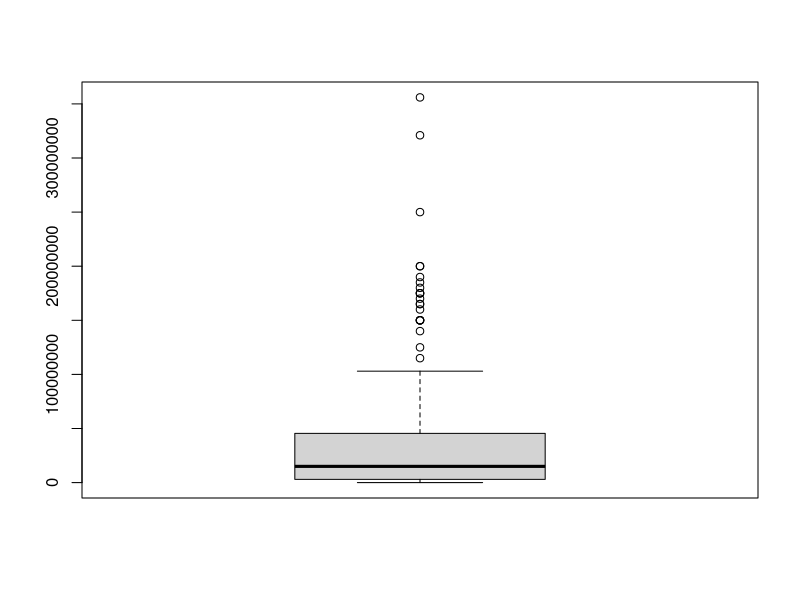
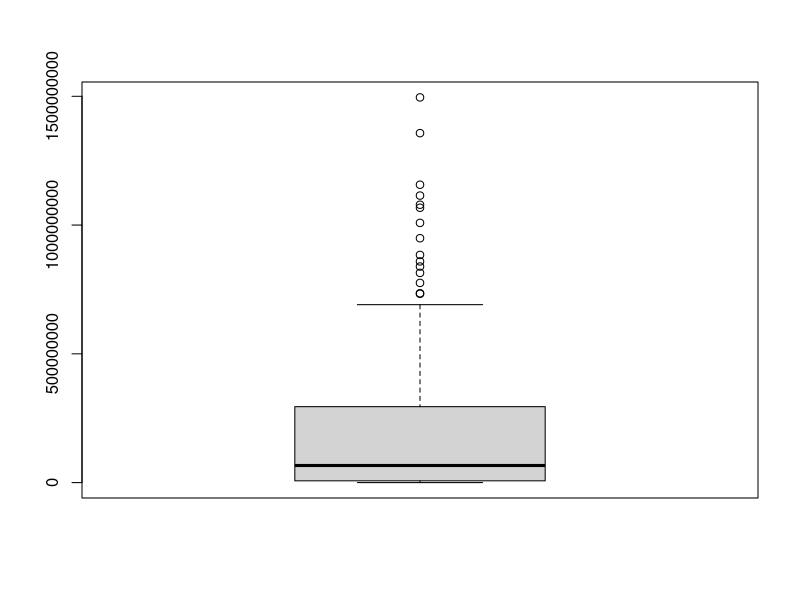
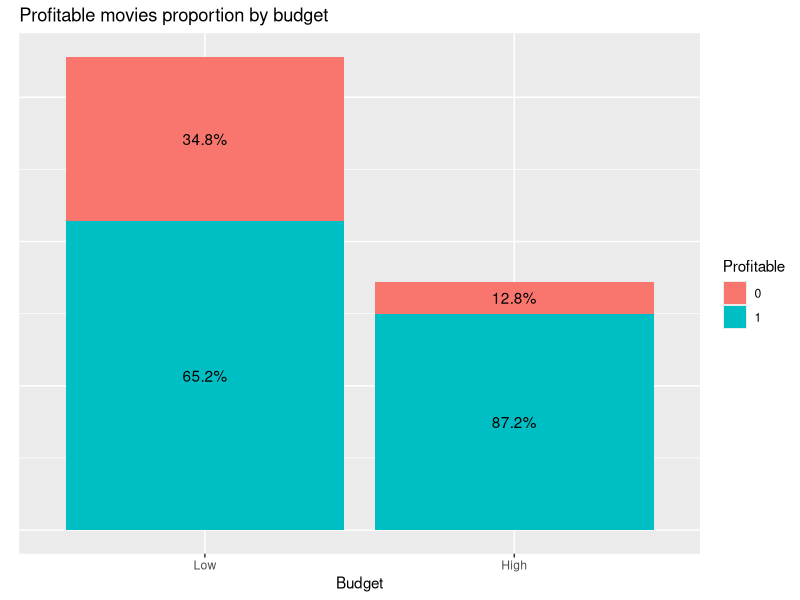
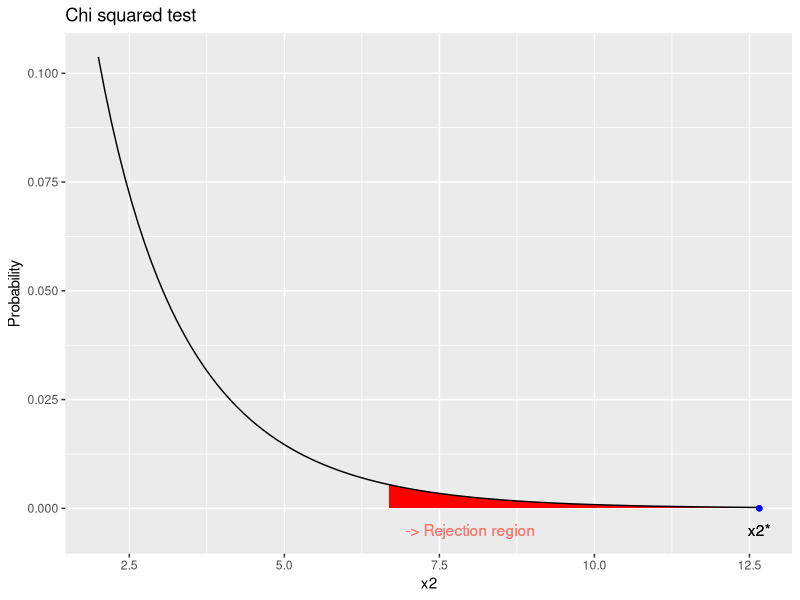

Here is the R script that generated these plots, in order:
## ---- chunk 1
knitr::opts_chunk$set(echo = TRUE,
                      message = FALSE,
                      warning = FALSE)
options(scipen = 999)
## ---- chunk 2
# Es carreguen les llibreries requerides
  if (!require(stringr)) {
    install.packages('stringr')
  }
  library(stringr)

  if (!require(VIM)) {
    install.packages('VIM')
  }
  library(VIM)

  if (!require(ggplot2)) {
    install.packages('ggplot2')
  }
  library(ggplot2)

  if (!require(ggstats)) {
    install.packages('ggstats')
  }
  library(ggstats)

  if (!require(gridExtra)) {
    install.packages('gridExtra')
  }
  library(gridExtra)
## ---- chunk 3
# Eliminació de patrons
  top250movies.remove <- function(column,
                                  pattern){
    input <- top250movies[[column]]
    result <- str_remove_all(string = input,
                             pattern = pattern)
    return(result)
  }

# Conversió del temps
  top250movies.time_conversion <- function(column){
    input <- top250movies[[column]]
    time <- c()
    for (i in 1:length(input)) {
      value <- str_split(string = input[i],
                         pattern = ' ')[[1]]
      hours <- 0
      minutes <- 0
      if (is.na(value[2])) {
        if (grepl(pattern = 'h',
                  x = value[1])) {
          hours <- as.numeric(str_remove_all(string = value[1],
                                             pattern = '[a-z]'))
          } else {
            minutes <- as.numeric(str_remove_all(string = value[1],
                                                 pattern = '[a-z]'))
            }
        } else {
          hours <- as.numeric(str_remove_all(string = value[1],
                                             pattern = '[a-z]'))
          minutes <- as.numeric(str_remove_all(string = value[2],
                                             pattern = '[a-z]'))
          }
      time[i] <- hours*60 + minutes
      }
    return(time)
    }

# Conversió d'unitats
  top250movies.units_conversion <- function(column){
    input <- top250movies[[column]]
    units <- c()
    for(i in 1:length(input)){
      ifelse(test = grepl(pattern = 'K',
                          x = input[i]),
             yes = units[i] <- paste(str_remove_all(string = input[i],
                                                    pattern = '[^0-9]'),
                                     '000',
                                     sep = ''),
             no = ifelse(test = grepl(pattern = '\\.',
                                      x = input[i]),
                         yes = units[i] <- paste(str_remove_all(string = input[i],
                                                                pattern = '[^0-9]'),
                                                 '00000',
                                                 sep = ''),
                         no = units[i] <- paste(str_remove_all(string = input[i],
                                                               pattern = '[^0-9]'),
                                                '000000',
                                                sep = '')))
    }
    return(units)
  }

# Conversió d'unitats monetàries
  top250movies.dollar_conversion <- function(column,
                                             policy){
    input <- top250movies[[column]]
    conversion <- c()
    for (i in 1:length(input)) {
      ifelse(test = is.na(input[i]),
             yes = conversion[i] <- NA,
             no = conversion[i] <- subset(get(policy),
                                          subset = Local == str_replace_all(string = input[i],
                                                                            pattern = '[0-9]',
                                                                            replacement = ''),
                                          select = Dolar,
                                          drop = TRUE) *
               as.numeric(str_replace_all(string = input[i],
                                          pattern = '[^0-9]',
                                          replacement = '')))
      }
    return(conversion)
    }

# Càlcul de la proporció de valors perduts
  top250movies.na_prop <- function(column){
    input <- top250movies[[column]]
    result <- cat(column,
               ': ',
               round(x = sum(is.na(input))/length(input),
                     digits = 3)*100,
               '%',
               '\n',
               sep = '')
    return(result)
  }
  
# Detecció de patrons
  top250movies.detect <- function(column,
                                  pattern){
    input <- top250movies[[column]]
    result <- as.numeric(grepl(pattern = pattern,
                               x = input))
    return(result)
  }

# Valoració en termes de rendibilitat
  top250movies.is_profitable <- function(minimum_criteria){
    budget <- top250movies[['Budget']]
    collection <- top250movies[['Collection']]
    value <- collection - minimum_criteria * budget > 0
    result <- as.numeric(value)
    return(result)
  }
  
# Normalització
  top250movies.scale <- function(column){
    input <- top250movies[[column]]
    result <- (input - mean(input))/sd(input)
    return(result)
  }
  
# Visualització
  top250movies.plot <- function(column){
    if ((class(top250movies[[column]]) != 'factor') &
        (str_detect(string = column,
                    pattern = 'norm',
                    negate = TRUE))) {
      p <-
        ggplot(data = NULL,
               aes(y = top250movies[[column]])) +
        stat_boxplot(geom = 'errorbar',
                     width = 0.15) +
        stat_boxplot() +
        theme(axis.ticks.x = element_blank(),
              axis.text.x = element_blank()) +
        labs(y = column)
    }
    
    if (class(top250movies[[column]]) == 'factor') {
      p <- 
        ggplot(data = NULL,
               aes(x = top250movies[[column]])) +
        stat_count(geom = 'bar',
                   position = 'stack',
                   fill = 'white',
                   color = 'black') +
        geom_text(stat = 'prop',
                  position = position_stack(vjust = 0.5)) +
        theme(axis.ticks.y = element_blank(),
              axis.text.y = element_blank()) +
        labs(x = column,
             y = element_blank())
      }
    return(p)
  }
## ---- chunk 4
# S'importa la data
  top250movies <- read.csv('dataset/top250movies.csv')
  
  cat('top250movies',
      '\n\trows:',
      nrow(top250movies),
      '\n\tcolumns:',
      ncol(top250movies))

# Es visualitzen els primers 3 registres de top250movies
  head(top250movies,
       n = 3)
  
# S'observa la dada per a cada atribut de top250movies
  summary(top250movies)
## ---- chunk 5
names <- colnames(top250movies)
exclude <- c('Title',
             'Classification',
             'Director')
selection <- names[!(names %in% exclude)]

top250movies <- subset(x = top250movies,
                       select = selection)
## ---- chunk 6
# Budget
  top250movies$Budget <- top250movies.remove(column = 'Budget',
                                             pattern = '\\(estimated\\)|,|\\s')

# Collection
  top250movies$Collection <- top250movies.remove(column = 'Collection',
                                                 pattern = '[^0-9]')
## ---- chunk 7
# Duration
  top250movies$Duration <- top250movies.time_conversion(column = 'Duration')

# Review
  top250movies$Review <- top250movies.units_conversion(column = 'Review')
  
# Budget
  # Es defineix la política de conversió
  Monetary_policy <- data.frame('Local' = c('R$',
                                            'FRF',
                                            'DKK',
                                            'DEM',
                                            'A$',
                                            '₹',
                                            '€',
                                            '₩',
                                            '¥',
                                            '£',
                                            '$'),
                                'Dolar' = c(0.055,
                                            0.164261,
                                            0.14,
                                            0.0018,
                                            0.66,
                                            0.012,
                                            1.08,
                                            0.00073,
                                            0.0064,
                                            1.26,
                                            1))
  
  top250movies$Budget <- top250movies.dollar_conversion(column = 'Budget',
                                                        policy = 'Monetary_policy')
## ---- chunk 8
for (column in colnames(top250movies)) {
  
  # Variables de tipus integer
    if (column %in% c('Year',
                      'Duration',
                      'Review',
                      'Budget',
                      'Collection')) {
      top250movies[[column]] <- as.integer(top250movies[[column]])
    }
  
  # Variables de tipus numeric
    if (column == 'Rating') {
      top250movies[[column]] <- as.numeric(top250movies[[column]])
    }
  
}
## ---- chunk 9
# Valors extrems
  for (column in colnames(top250movies)) {
    if (column %in% c('Budget',
                      'Collection')) {
      outlier <- boxplot(top250movies[[column]])$out
      top250movies[[column]][top250movies[[column]] %in% outlier] <- NA
      }
    }
## ---- chunk 10
# Proporció de dades perdudes
  for (column in colnames(top250movies)) {
    top250movies.na_prop(column = column)
  }
## ---- chunk 11
# Imputació per k-NN
  for (column in colnames(top250movies)) {
    if (anyNA(top250movies[[column]])) {
      top250movies <- kNN(data = top250movies,
                          variable = column,
                          metric = 'grower',
                          imp_var = FALSE)
    }
  }
## ---- chunk 12
# Genre
  genre_list <- unique(str_trim(unlist(strsplit(top250movies$Genre,
                                               split = ','))))
  genre_list <- genre_list[!is.na(genre_list)]
  
  for (genre in genre_list) {
    top250movies[[genre]] <- as.factor(top250movies.detect(column = 'Genre',
                                                           pattern = genre))
  }
  
  top250movies <- subset(x = top250movies,
                         select = -Genre)
## ---- chunk 13
# Beneficis per pel·lícula
  top250movies$Net_income <- top250movies$Collection - top250movies$Budget

# Es comprova si la pel·lícula és rendible només si Collection és el doble que Budget
  top250movies$Profitable <- as.factor(top250movies.is_profitable(minimum_criteria = 2))
## ---- chunk 14
# Es normalitzen els atributs numèrics
  for (column in colnames(top250movies)) {
    if ((class(top250movies[[column]]) %in% c('numeric',
                                              'integer')) &
        (column != 'Year')) {
      top250movies[[paste(column,
                          '_z-score',
                          sep = '')]] <- top250movies.scale(column = column)
    }
  }
## ---- chunk 15
# S'obté la taula
  addmargins(table(top250movies$Profitable, factor(x = top250movies$Budget >= mean(top250movies$Budget),
                                                   levels = c(FALSE, TRUE),
                                                   labels = c('Low', 'High')),
                   dnn = c('Profitable', 'Budget')))

# Es grafica el constrast
  ggplot(data = top250movies,
         aes(x = Budget > mean(Budget),
             fill = Profitable,
             by = Budget > mean(Budget))) +
    stat_count(geom = 'bar',
               position = 'stack') +
    geom_text(stat = 'prop',
              position = position_stack(vjust = 0.5)) +
    theme(axis.ticks.y = element_blank(),
          axis.text.y = element_blank()) +
    scale_x_discrete(labels = c('Low', 'High')) +
    labs(title = 'Profitable movies proportion by budget',
         x = 'Budget',
         y = element_blank())
## ---- chunk 16
# Es calculen els paràmetres
  group_1 <- subset(x = top250movies,
                    subset = Budget >= mean(Budget),
                    select = Profitable,
                    drop = TRUE)
  group_2 <- subset(x = top250movies,
                    subset = Budget < mean(Budget),
                    select = Profitable,
                    drop = TRUE)
  
  x_1 <- sum(as.numeric(group_1) - 1)
  x_2 <- sum(as.numeric(group_2) - 1)
            
  n_1 <- length(group_1)
  n_2 <- length(group_2)

# Es calcula el test
  test <- prop.test(x = c(x_1, x_2),
                    n = c(n_1, n_2),
                    alternative = 'greater',
                    conf.level = 0.99)
  
# S'obté l'estadístic
  x2 <- test$statistic[[1]]
## ---- chunk 17
f2 <- function(x){
  y <- dchisq(x,
              df = 1)
  y[x < qchisq(p = 0.01,
               df = 1,
               lower.tail = FALSE)] <- NA
  return(y)
}

ggplot(data.frame(x = c(2, 12)),
       aes(x = x)) +
  stat_function(fun = f2,
                geom = 'area',
                fill = 'red') +
  stat_function(fun = dchisq,
                args = list(df = 1)) +
  geom_point(aes(x = x2,
                 y = 0),
             color = 'blue') +
    geom_text(aes(x = 8,
                  y = -0.005,
                  color = 'red'),
              label = '-> Rejection region',
              show.legend = FALSE) +
  geom_text(aes(x = x2,
                y = -0.005),
            label = 'x2*') +
  labs(title = 'Chi squared test',
       y = 'Probability',
       x = 'x2')
## ---- chunk 18
# S'exporta top250movies
  write.csv(x = top250movies,
            file = 'dataset/top250movies_clean.csv',
            row.names = FALSE)
